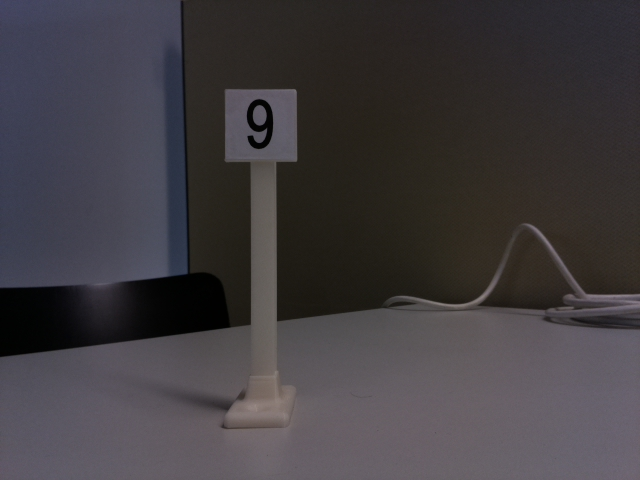
#> input picture Informatiker/Jupyter-Testskripts/images/image_w640_h480_iso100_exsports_near.jpg, 640 x 480 px
$ jupyter execute detect_Signal_3_Thresholding_otherParameters_whiteSignals.ipynb   (shell and % lines are left out)   (older library calls are emulated)
#> lines starting #> are read from the running program, lines starting #| are printed output that depends on the picture; after the words box and inside, x2 and y2 are one past the last pixel; in counts of white or black regions, pixels touching at a corner belong together
[cell 1]
# OpenCV needs to be included first
import cv2
import numpy as np

# for displaying images in jupyter

import matplotlib as mpl
from matplotlib import pyplot as plt
# resolution of images in figure
mpl.rcParams['figure.dpi']= 200
# figure size in inchesz
mpl.rcParams["figure.figsize"] = [10,5]

[cell 2]
import numpy as np
import cv2
import matplotlib.pyplot as plt

# load the image on disk and then display it
image = cv2.imread('images/image_w640_h480_iso100_exsports_near.jpg')
#> image is the input picture: shape (480, 640, 3); mean B, G, R 64.2, 60.8, 64.7
image = cv2.cvtColor(image, cv2.COLOR_BGR2RGB)

[cell 3]
hsv = cv2.cvtColor(image, cv2.COLOR_RGB2HSV)
#> hsv: shape (480, 640, 3); mean H, S, V 87.4, 44.4, 68.6
hls = cv2.cvtColor(image, cv2.COLOR_RGB2HLS)
#> hls: shape (480, 640, 3); mean of channels 0, 1, 2 87.4, 63.6, 25.6
gray = cv2.cvtColor(image, cv2.COLOR_RGB2GRAY)
hsv_h,hsv_s,hsv_v = cv2.split(hsv)
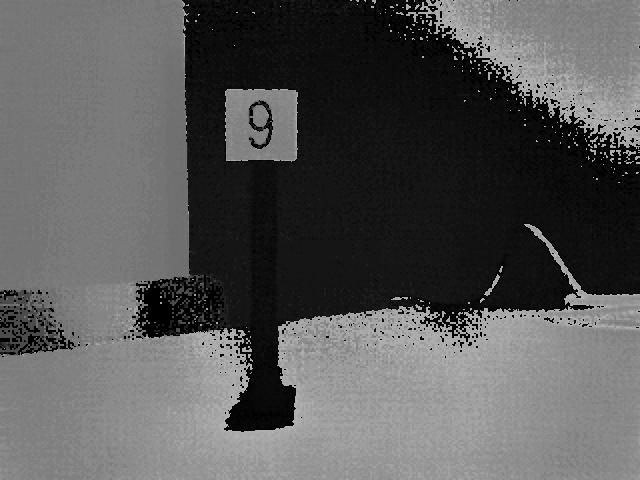
#> hsv_h: shape (480, 640); min 0, max 177, mean 87.4
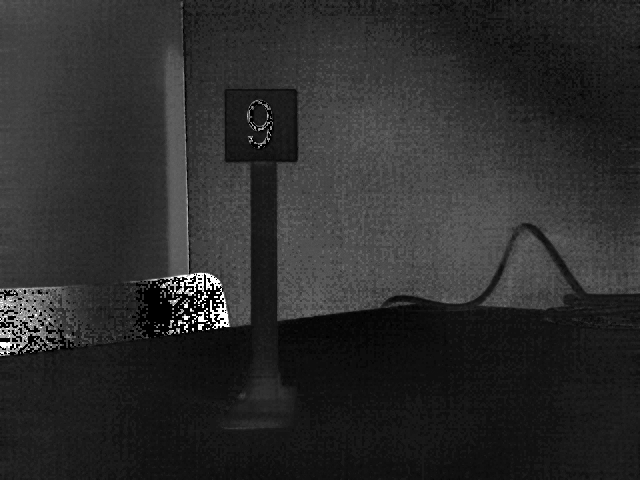
#> hsv_s: shape (480, 640); min 0, max 255, mean 44.4
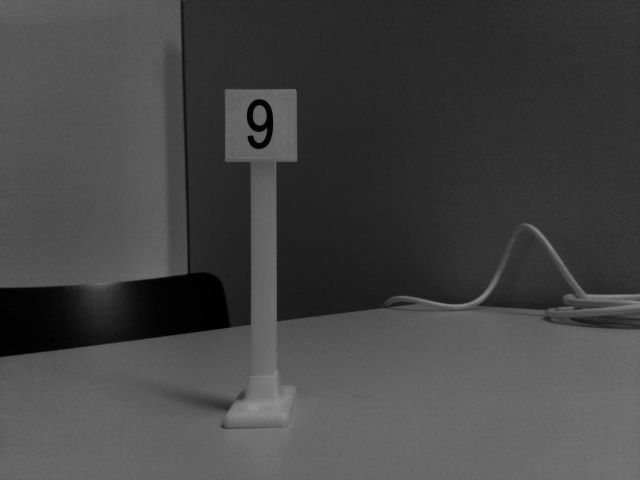
#> hsv_v: shape (480, 640); min 0, max 152, mean 68.6
hls_h,hls_l,hls_s = cv2.split(hls)
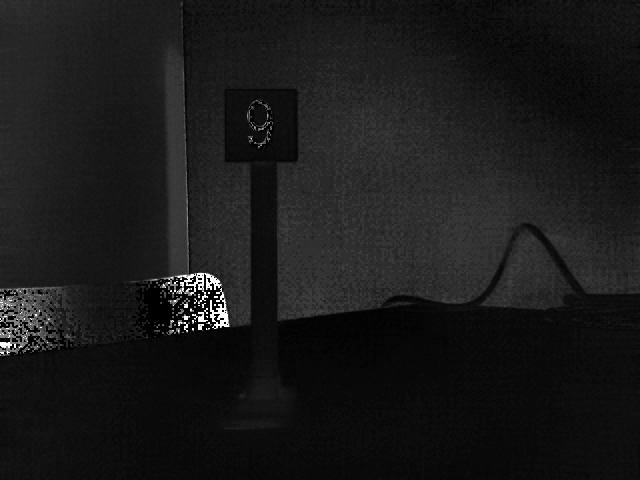
#> hls_s: shape (480, 640); min 0, max 255, mean 25.6
plt.subplot(3, 3, 1)
plt.imshow(hsv_h, cmap='gray')
plt.subplot(3, 3, 2)
plt.imshow(hsv_s, cmap='gray')
plt.subplot(3, 3, 3)
plt.imshow(hsv_v, cmap='gray')
plt.subplot(3, 3, 4)
plt.imshow(hls_h, cmap='gray')
plt.subplot(3, 3, 5)
plt.imshow(hls_l, cmap='gray')
plt.subplot(3, 3, 6)
plt.imshow(hls_s, cmap='gray')
plt.subplot(3, 3, 8)
plt.imshow(gray, cmap='gray')

[cell 4]
threshold_map = hsv_v <= 50
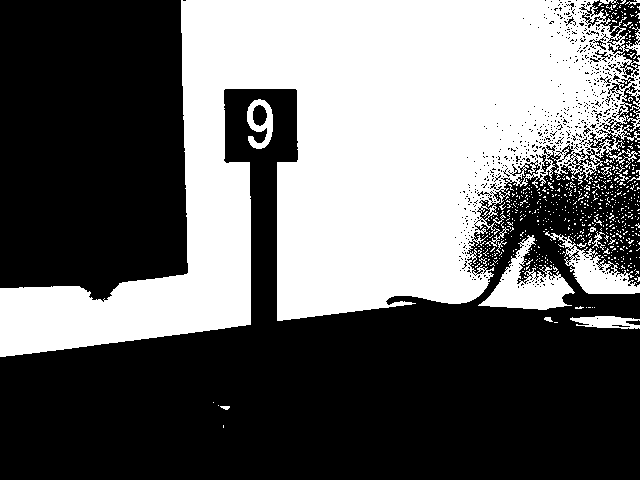
#> threshold_map: shape (480, 640) bool; 40.9% white; 637 white regions (616 under 20 px), largest, box (x1, y1, x2, y2) and area: (0, 0, 640, 357) 116835, (478, 235, 575, 310) 2858, (545, 231, 640, 294) 1980

image[threshold_map] = [0, 0, 0]
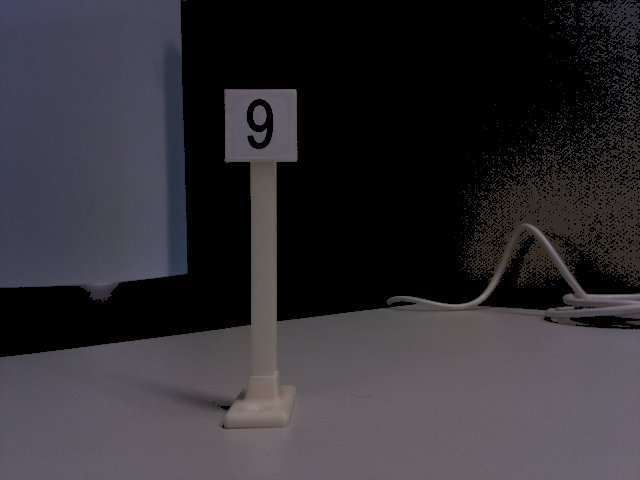
#> image: shape (480, 640, 3); mean R, G, B 49.3, 46.9, 51.7
image[gray > 50] = [255, 255, 255]
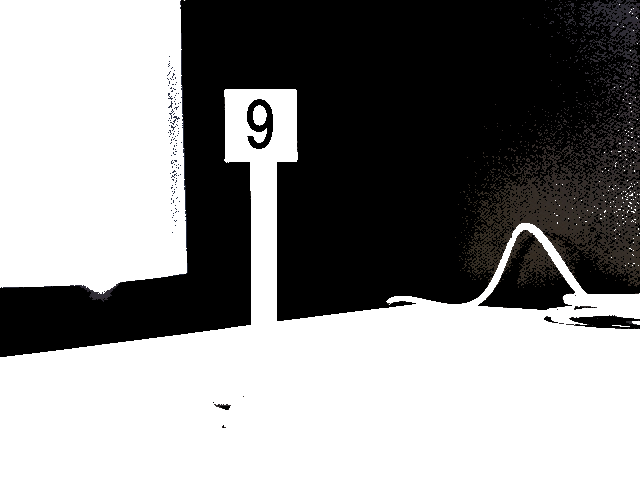
#> image: shape (480, 640, 3); mean R, G, B 138.8, 138.5, 138.4

plt.imshow(image)

[cell 5]
# Find edges in the image using canny edge detection method
# Calculate lower threshold and upper threshold using sigma = 0.33
grayscale = cv2.cvtColor(image, cv2.COLOR_RGB2GRAY)

low = 40
high = 220

edged = cv2.Canny(grayscale, low, high)
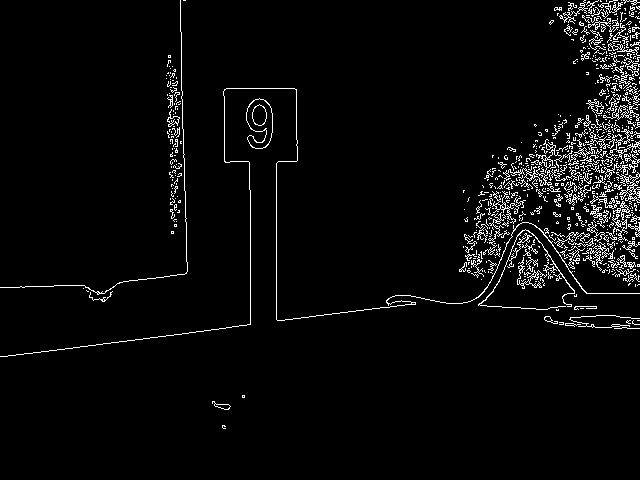
#> edged: shape (480, 640); 3.9% white in thin lines or dots, all inside (x1, y1, x2, y2) = (0, 0, 640, 429)

plt.imshow(edged)

[cell 6]
# After finding edges we have to find contours
# Contour is a curve of points with no gaps in the curve
# It will help us to find location of shapes

# cv2.RETR_EXTERNAL is passed to find the outermost contours (because we want to outline the shapes)
# cv2.CHAIN_APPROX_SIMPLE is removing redundant points along a line
(_, cnts, _) = cv2.findContours(edged, cv2.RETR_EXTERNAL, cv2.CHAIN_APPROX_SIMPLE)
#> cnts = 626 contours, 586 with area under 20; largest, box (x1, y1, x2, y2) and area: (246, 98, 273, 149) 912, (616, 172, 640, 203) 188, (503, 166, 552, 186) 152, (604, 153, 640, 180) 95, (478, 229, 575, 310) 83


'''
We are going to use contour approximation method to find vertices of
geometric shapes. The alogrithm  is also known as Ramer Douglas Peucker alogrithm.
In OpenCV it is implemented in cv2.approxPolyDP method.abs
detectShape() function below takes a contour as parameter and
then returns its shape
 '''


def detectShape(cnt):
    shape = 'unknown'
    # calculate perimeter using
    peri = cv2.arcLength(c, True)
    # apply contour approximation and store the result in vertices
    vertices = cv2.approxPolyDP(c, 0.04 * peri, True)

    # If the shape it triangle, it will have 3 vertices
    if len(vertices) == 3:
        shape = 'triangle'

    # if the shape has 4 vertices, it is either a square or
    # a rectangle
    elif len(vertices) == 4:
        # using the boundingRect method calculate the width and height
        # of enclosing rectange and then calculte aspect ratio

        x, y, width, height = cv2.boundingRect(vertices)
        aspectRatio = float(width) / height

        # a square will have an aspect ratio that is approximately
        # equal to one, otherwise, the shape is a rectangle
        if aspectRatio >= 0.95 and aspectRatio <= 1.05:
            shape = "square"
        else:
            shape = "rectangle"

    # if the shape is a pentagon, it will have 5 vertices
    elif len(vertices) == 5:
        shape = "pentagon"

    # otherwise, we assume the shape is a circle
    else:
        shape = "circle"

    # return the name of the shape
    return shape


# Now we will loop over every contour
# call detectShape() for it and
# write the name of shape in the center of image

# loop over the contours
for c in cnts:
    # compute the moment of contour
    M = cv2.moments(c)
    if(M['m00']!=0.0):
        # From moment we can calculte area, centroid etc
        # The center or centroid can be calculated as follows
        cX = int(M['m10'] / M['m00'])
        cY = int(M['m01'] / M['m00'])

        # call detectShape for contour c
        shape = detectShape(c)

        if((shape == "square" or shape == "rectangle") and cX > 200 and cX < 500) :

            x,y,w,h = cv2.boundingRect(c)

            print(cX, cY, shape, x,y,w,h)

            ratio = w/h

            # Outline the contours
            if(ratio > 0.75 and ratio < 1.25 and w > 10):
                cv2.drawContours(image, [c], -1, (0, 255, 0), 2)
                print('this is our square')
            else:
                cv2.drawContours(image, [c], -1, (255, 0, 0), 2)

            # Write the name of shape on the center of shapes
            cv2.putText(image, shape, (cX, cY), cv2.FONT_HERSHEY_SIMPLEX, 0.5, (255, 0, 0), 2)

            # show the output image
            plt.imshow(image)
#> this loop made 626 passes
#> (c, cX, cY, shape, peri in detectShape, vertices in detectShape) on pass 55: ([[468, 262], [468, 264], [468, 263], [469, 262]], 468, 262, 'rectangle', 5.41, [[469, 262], [468, 262], [468, 264], [468, 263]])
#> (cX, cY, shape, peri in detectShape, vertices in detectShape, width in detectShape) on passes 2 to 3: (222, 405, 'rectangle', 49.8, [[212, 401], [215, 406], [224, 409], [230, 406]], 19), (243, 396, 'square', 8, [[242, 395], [242, 397], [244, 397], [244, 395]], 3)
#| 222 405 rectangle 212 401 19 9
#| 243 396 square 242 395 3 3
#| 468 262 rectangle 468 262 2 3
#| 470 257 rectangle 469 257 3 2
#> (further printed lines are left out)
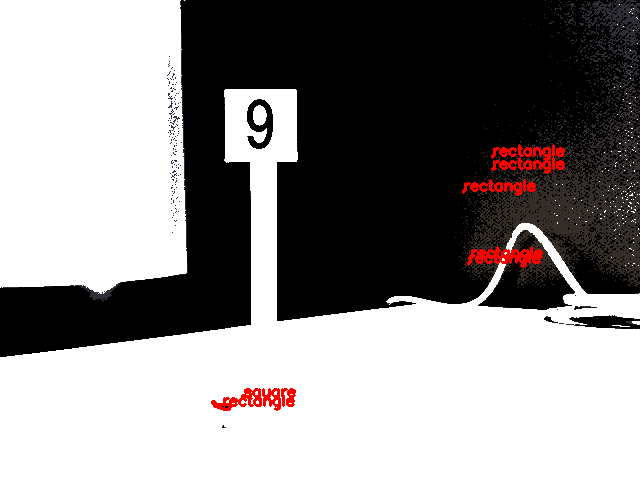
#> image: shape (480, 640, 3); 1.12% of pixels changed, all inside (x1, y1, x2, y2) = (211, 144, 565, 411)
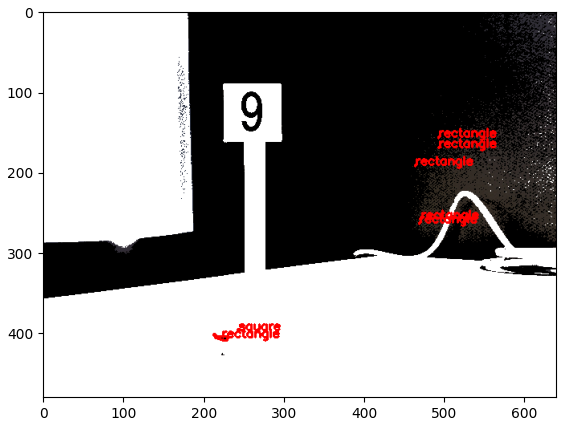
#> figure drawn by matplotlib, 1 panel

$ run again, with Informatiker/Jupyter-Testskripts/images/image-little_w640_h480_iso100_exsports-1.jpg copied over Informatiker/Jupyter-Testskripts/images/image_w640_h480_iso100_exsports_near.jpg
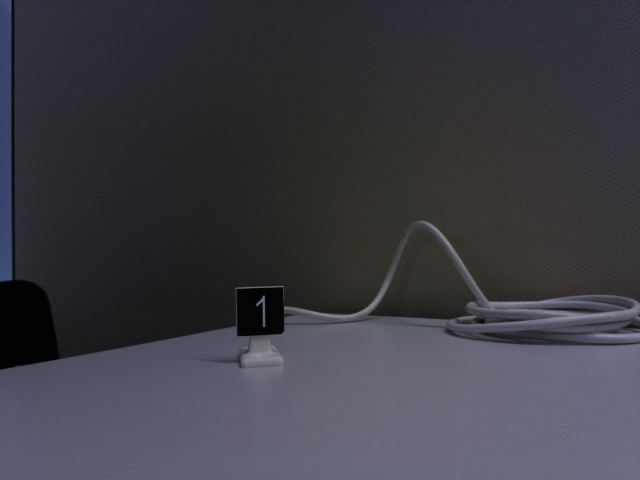
#> input picture Informatiker/Jupyter-Testskripts/images/image-little_w640_h480_iso100_exsports-1.jpg, 640 x 480 px
#> image is the input picture: shape (480, 640, 3); mean B, G, R 66.8, 59.7, 60.2
#> hsv: shape (480, 640, 3); mean H, S, V 99.6, 33.5, 67.9
#> hls: shape (480, 640, 3); mean of channels 0, 1, 2 99.6, 63.3, 18.6
#> threshold_map: shape (480, 640) bool; 41.2% white; 1388 white regions (1353 under 20 px), largest, box (x1, y1, x2, y2) and area: (0, 0, 458, 370) 117353, (369, 244, 477, 319) 3288, (473, 270, 572, 301) 866
#> edged: shape (480, 640); 9.3% white in thin lines or dots, all inside (x1, y1, x2, y2) = (0, 0, 640, 370)
#> cnts = 2845 contours, 2762 with area under 20; largest, box (x1, y1, x2, y2) and area: (87, 0, 143, 48) 272, (466, 250, 640, 302) 256, (66, 67, 94, 92) 197, (422, 244, 454, 271) 176, (583, 12, 618, 32) 139
#> the loop `for c in cnts:` made 2845 passes
#> (cX, cY, shape, peri in detectShape, vertices in detectShape, width in detectShape) on passes 8, 21, 24, 25: (477, 339, 'rectangle', 14, [[475, 338], [475, 340], [480, 340], [480, 338]], 6), (343, 322, 'rectangle', 12, [[341, 321], [341, 323], [345, 323], [345, 321]], 5), (353, 321, 'rectangle', 10, [[352, 320], [352, 322], [355, 322], [355, 320]], 4), (361, 320, 'square', 8, [[360, 319], [360, 321], [362, 321], [362, 319]], 3)
#> (printed output is left out)
#> after the loop `for c in cnts:`:
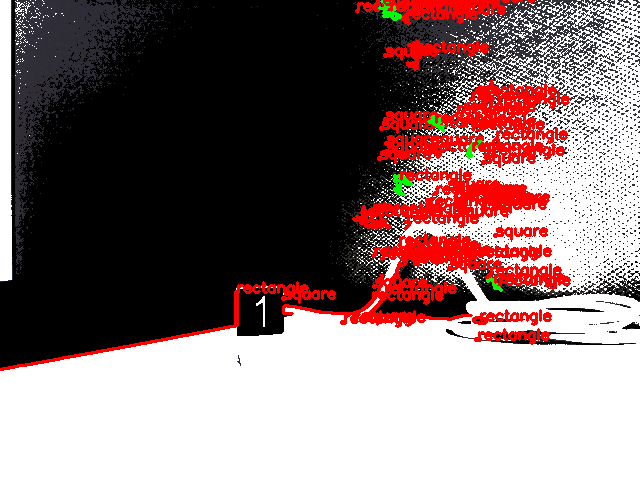
#> image: shape (480, 640, 3); mean R, G, B 136.3, 114.9, 114.8
#> `[cell 6] # After finding edges we have to find contours # Contour is a..`:
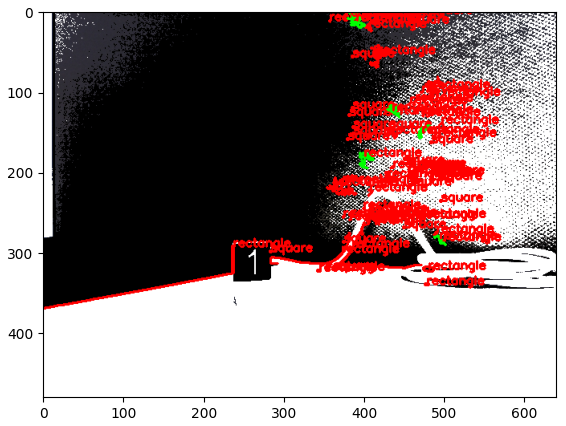
#> figure drawn by matplotlib, 1 panel

$ run again, with Informatiker/Jupyter-Testskripts/images/image-little_w640_h480_iso100_exsports-3.jpg copied over Informatiker/Jupyter-Testskripts/images/image_w640_h480_iso100_exsports_near.jpg
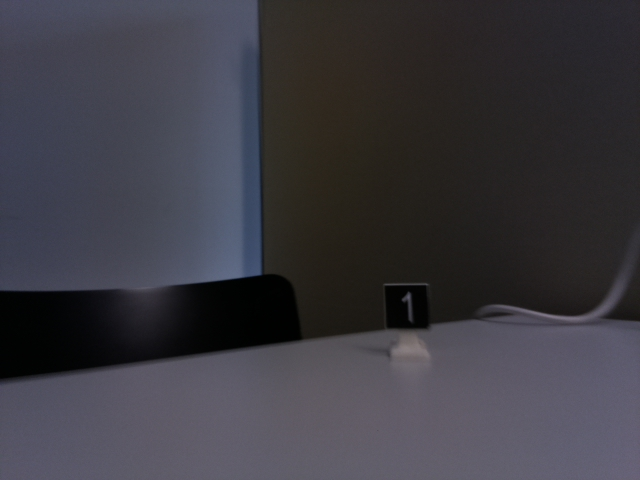
#> input picture Informatiker/Jupyter-Testskripts/images/image-little_w640_h480_iso100_exsports-3.jpg, 640 x 480 px
#> image is the input picture: shape (480, 640, 3); mean B, G, R 65.3, 58.4, 60
#> hsv: shape (480, 640, 3); mean H, S, V 95.8, 47.6, 67.8
#> hls: shape (480, 640, 3); mean of channels 0, 1, 2 95.8, 62.1, 28
#> threshold_map: shape (480, 640) bool; 45.4% white; 23 white regions (19 under 20 px), largest, box (x1, y1, x2, y2) and area: (0, 0, 640, 382) 138325, (603, 252, 640, 321) 1014, (270, 55, 279, 69) 36, (268, 34, 277, 42) 20
#> edged: shape (480, 640); 1% white in thin lines or dots, all inside (x1, y1, x2, y2) = (0, 0, 640, 383)
#> cnts = 120 contours, 111 with area under 20; largest, box (x1, y1, x2, y2) and area: (264, 65, 280, 98) 97, (0, 0, 262, 308) 66, (297, 34, 316, 64) 48, (263, 34, 287, 66) 38, (264, 14, 273, 32) 30
#> the loop `for c in cnts:` made 120 passes
#> (cX, cY, shape, peri in detectShape, vertices in detectShape, width in detectShape) on passes 10, 17: (569, 296, 'rectangle', 452.9, [[626, 256], [583, 314], [480, 313], [583, 314]], 147), (622, 283, 'rectangle', 306, [[639, 240], [602, 318], [639, 320], [602, 317]], 38)
#> (printed output is left out)
#> `[cell 6] # After finding edges we have to find contours # Contour is a..`:
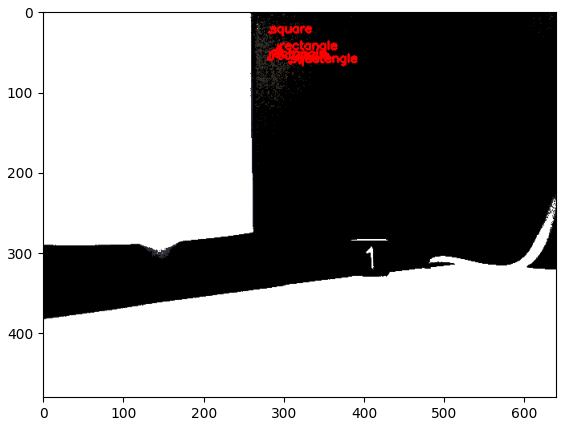
#> figure drawn by matplotlib, 1 panel
